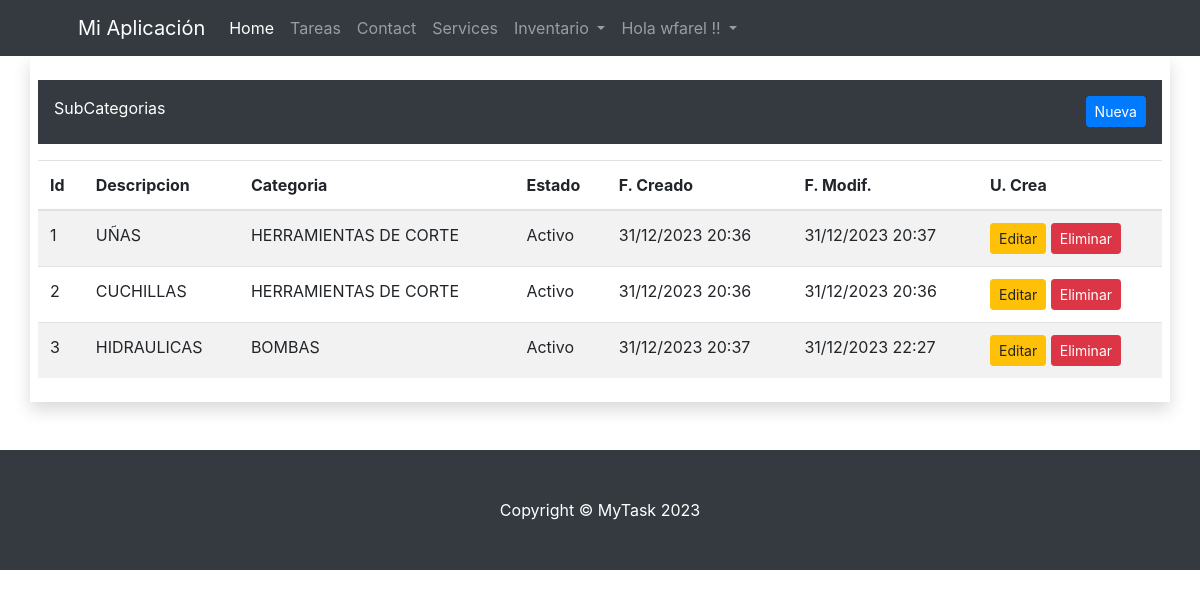
The page /inv/subcategorias/ (signed in) on the database its author committed.
### inv/models.py (models this page shows, shortened)
class SubCategoria(ClaseModelo):
    categoria = models.ForeignKey(Categoria, on_delete=models.CASCADE)
    descripcion = models.CharField(
        max_length=100,
    )
    class Meta:
        verbose_name_plural = 'Sub Categorias'
        unique_together = ('categoria', 'descripcion')

class Categoria(ClaseModelo):
    descripcion = models.CharField(
        max_length=100,
        unique=True
    )
    def __str__(self):
        return '{}'.format(self.descripcion)
    class Meta:
        verbose_name_plural = 'Categorias'

### inv/views.py (the view)
# urls.py: path('subcategorias/', SubCategoriaView.as_view(), name='subcategoria_list'),
class SubCategoriaView(LoginRequiredMixin, ListView):
    model = SubCategoria
    template_name = 'inv/subcategoria_list.html'
    context_object_name = 'obj'
    login_url = 'bases:login'

### inv/templates/inv/subcategoria_list.html (shortened to what this page needs)
{% extends "bases/base.html" %}
{% block content %}
<div class="row">
    <div class="col-md-12">
        <div class="container p-3 pb-4 my-3 bg-dark text-white">
            SubCategorias
            <a class="btn btn-primary btn-sm float-right"  href="{% url 'inv:subcategoria_new' %}">Nueva</a>
        </div>
        {% if not obj %}
        <p>No hay SubCategorias</p>
        {% else %}
        <table class="table table-hover table-striped">
            <thead>
                <tr>
                    <th>Id</th>
                    <th>Descripcion</th>
                    <th>Categoria</th>
                    <th>Estado</th>
                    <th>F. Creado</th>
                    <th>F. Modif.</th>
                    <th>U. Crea</th>
                </tr>
            </thead>
            <tbody>
                {% for item in obj %}
                <tr>
                    <td>{{ item.id }}</td>
                    <td>{{ item.descripcion }}</td>
                    <td>{{ item.categoria }}</td>
                    <td>{% if item.estado %}
                        <span class="label label-success">Activo</span>
                        {% else %}
                        <span class="label label-danger">Inactivo</span>
                        {% endif %}
                    </td>
                    <td>{{ item.fc|date:"d/m/Y H:i" }}</td>
                    <td>{{ item.fm|date:"d/m/Y H:i" }}</td>
                    <td>
                        <a href="{% url 'inv:subcategoria_edit' item.id %}" class="btn btn-warning btn-sm">Editar</a>
                        <a href="{% url 'inv:subcategoria_delete' item.id %}" class="btn btn-danger btn-sm">Eliminar</a>
                    </td>
                </tr>
                {% endfor %}
            </tbody>
        </table>
        {% endif %}
    </div>
</div>
{% endblock %}

### bases/templates/bases/base.html (shortened to what this page needs)
<!DOCTYPE html>
{% load static %}
<html lang="en">
<head>
    {% load bootstrap4 %}
    {% bootstrap_css %}
</head>
<body>
    {% block navbar %}
    <nav class="navbar navbar-expand-lg navbar-dark bg-dark">
        <div class="container px-5">
            <a class="navbar-brand" href="#!">Mi Aplicación</a>
            <div class="collapse navbar-collapse" id="navbarSupportedContent">
                <ul class="navbar-nav ms-auto mb-2 mb-lg-0">
                    <li class="nav-item"><a class="nav-link active" aria-current="page" href="{% url 'bases:home' %}">Home</a></li>
                    <li class="nav-item"><a class="nav-link" href="{% url 'task:task_list' %}">Tareas</a></li>
                    <li class="nav-item"><a class="nav-link" href="#!">Contact</a></li>
                    <li class="nav-item"><a class="nav-link" href="#!">Services</a></li>
                    <li class="nav-item dropdown">
                        <a class="nav-link dropdown-toggle" href="#" id="navbarDropdown" role="button"
                           data-toggle="dropdown" aria-haspopup="true" aria-expanded="false">
                            Inventario
                        </a>
                    </li>
                    <li class="nav-item dropdown">
                        <a class="nav-link dropdown-toggle" href="#" id="navbarDropdown" role="button"
                           data-toggle="dropdown" aria-haspopup="true" aria-expanded="false">
                           Hola {{ user.username }} !!
                        </a>
                    </li>
                </ul>
            </div>
        </div>
    </nav>
    {% endblock %}
    <div class="container mb-5 p-2 shadow">
        {% block content %}
        {% endblock %}
    </div>
    {% block footer%}
    <footer class="py-5 bg-dark">
        <div class="container px-4 px-lg-5"><p class="m-0 text-center text-white">Copyright &copy; MyTask 2023</p></div>
    </footer>
    {% endblock %}
</body>
</html>

### rows shown on the page
SubCategoria: id "1", descripcion "UÑAS", categoria "HERRAMIENTAS DE CORTE", estado "Activo", fc "31/12/2023 20:36", fm "31/12/2023 20:37"
SubCategoria: id "2", descripcion "CUCHILLAS", categoria "HERRAMIENTAS DE CORTE", estado "Activo", fc "31/12/2023 20:36", fm "31/12/2023 20:36"
SubCategoria: id "3", descripcion "HIDRAULICAS", categoria "BOMBAS", estado "Activo", fc "31/12/2023 20:37", fm "31/12/2023 22:27"

### other values the page prints
{{ user.username }} "wfarel"
